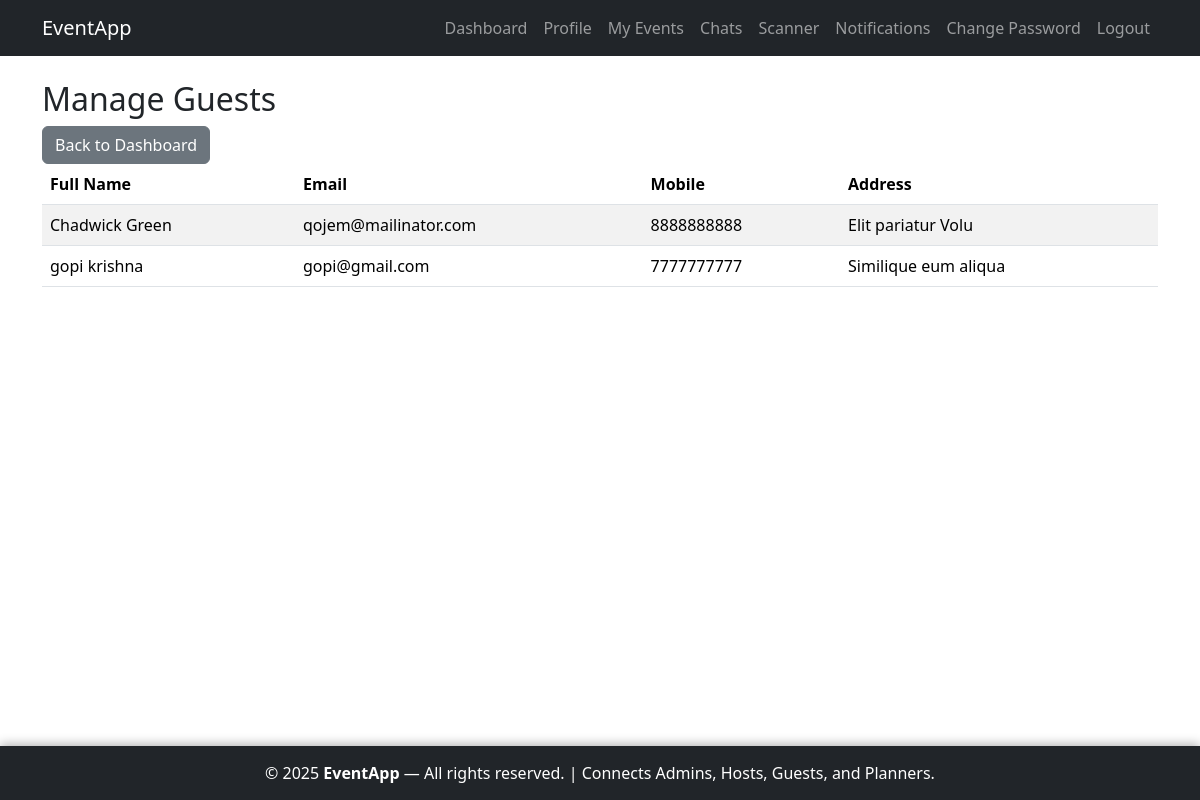
Page /host/guests/ (signed in) on the committed database.
### accounts/models.py (models this page shows, shortened)
class CustomUser(AbstractUser):
    ROLE_CHOICES = [
        ('planner', 'Planner'),
        ('guest', 'Guest'),
        ('host', 'Host'),
    ]
    role = models.CharField(
        max_length=10, choices=ROLE_CHOICES, blank=True, null=True,
        help_text="User role (None for superusers/admins)"
    )
    full_name = models.CharField(max_length=255, blank=True)
    email = models.EmailField(unique=True, blank=False)  # Enforced required in forms
    mobile_number = models.CharField(max_length=10, blank=True)
    address = models.TextField(blank=True)
    profile_picture = models.ImageField(upload_to='profiles/', blank=True, null=True)
    is_approved = models.BooleanField(default=False, help_text="For planners/guests only")

### host/views.py (the view)
# urls.py: path('guests/', views.GuestListView.as_view(), name='guest_list'),
class GuestListView(LoginRequiredMixin, HostRequiredMixin, ListView):
    model = CustomUser
    template_name = 'host/guest_list.html'
    context_object_name = 'guests'
    paginate_by = 10
    def get_queryset(self):
        return CustomUser.objects.filter(role='guest', is_approved=True).order_by('full_name')

### host/views.py (called while the page is built)
    def test_func(self):
        return self.request.user.is_authenticated and self.request.user.role == 'host'

### host/templates/host/guest_list.html (shortened to what this page needs)
{% extends 'accounts/base.html' %}
{% block content %}
<div class="row">
    <div class="col-12">
        <h2>Manage Guests</h2>
        <a href="{% url 'host:dashboard' %}" class="btn btn-secondary">Back to Dashboard</a>
    </div>
</div>
<div class="row">
    <div class="col-12">
        <div class="table-responsive">
            <table class="table table-striped">
                <thead>
                    <tr>
                        <th>Full Name</th>
                        <th>Email</th>
                        <th>Mobile</th>
                        <th>Address</th>
                    </tr>
                </thead>
                <tbody>
                    {% for guest in guests %}
                    <tr>
                        <td>{{ guest.full_name }}</td>
                        <td>{{ guest.email }}</td>
                        <td>{{ guest.mobile_number }}</td>
                        <td>{{ guest.address|truncatewords:10 }}</td>
                    </tr>
                    {% empty %}
                    <tr><td colspan="4" class="text-center">No guests registered.</td></tr>
                    {% endfor %}
                </tbody>
            </table>
        </div>
    </div>
</div>
{% endblock %}

### accounts/templates/accounts/base.html (style rules this page uses)
html, body { height: 100%; margin: 0; }
body { display: flex; flex-direction: column; min-height: 100vh; }

### rows in the picture
CustomUser: full_name "Chadwick Green", email "qojem@mailinator.com", mobile_number "8888888888", address "Elit pariatur Volu"
CustomUser: full_name "gopi krishna", email "gopi@gmail.com", mobile_number "7777777777", address "Similique eum aliqua"
